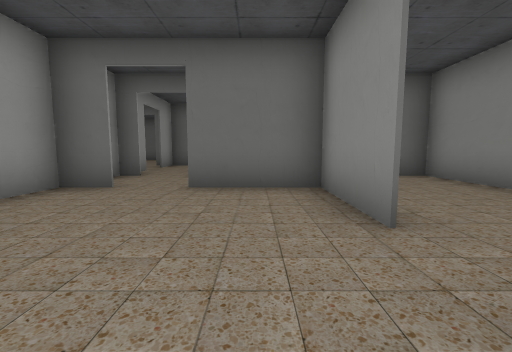
view 1 (above)

24 first-person views from a walk through a Unity game level. The camera is 1.3 m above the floor, tilts 6° down and sees 90° across. The floor is counted in squares, 2 m on a side. Each view is taken from the middle of a square. On the plan, view 1 faces up. The plan holds only what a view shows up to about 9 squares ahead; the rest is blank. Some animated figures are not drawn.

view 2
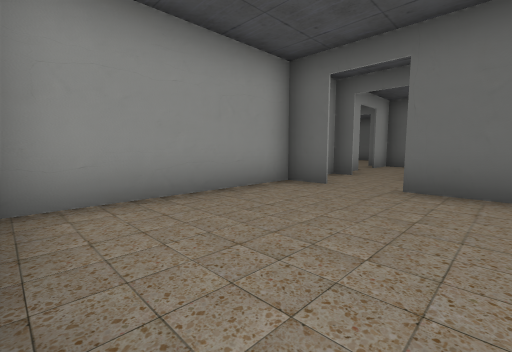

view 3
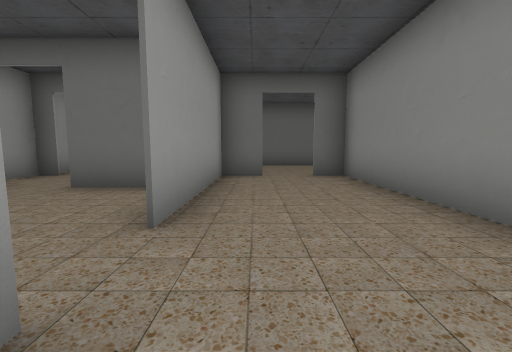

view 4
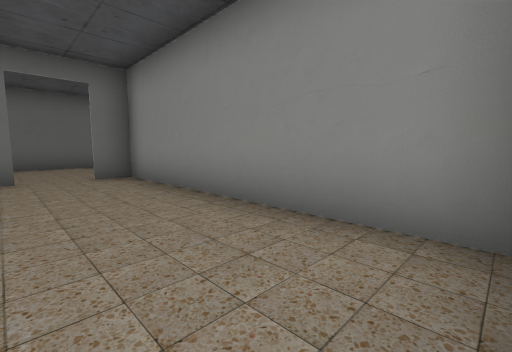

view 5
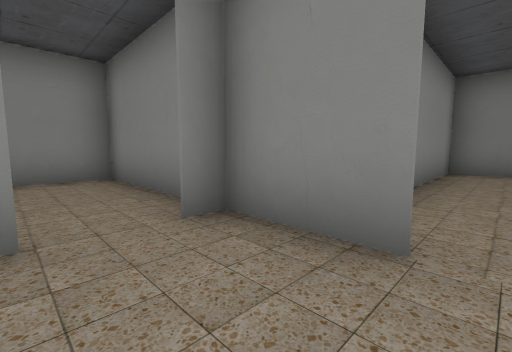

view 6
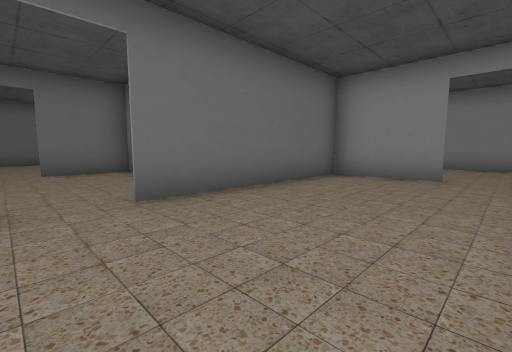

view 7
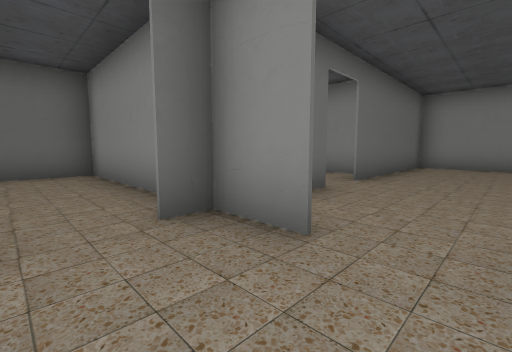

view 8
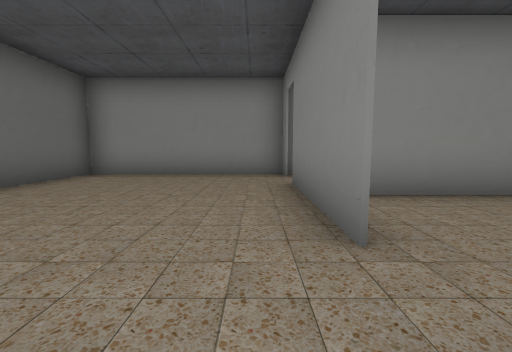

view 9
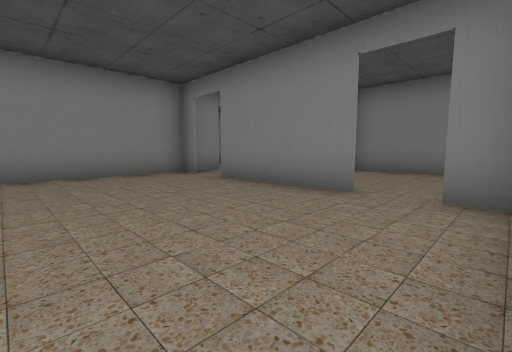

view 10
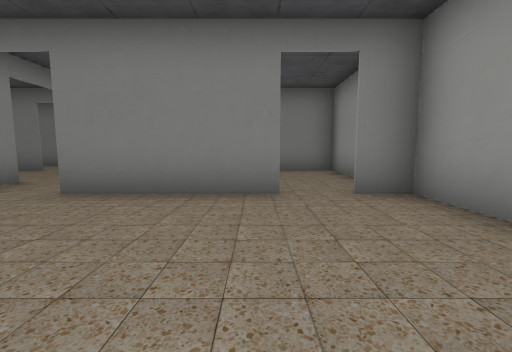

view 11
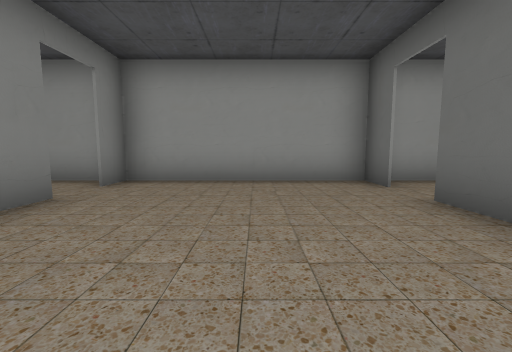

view 12
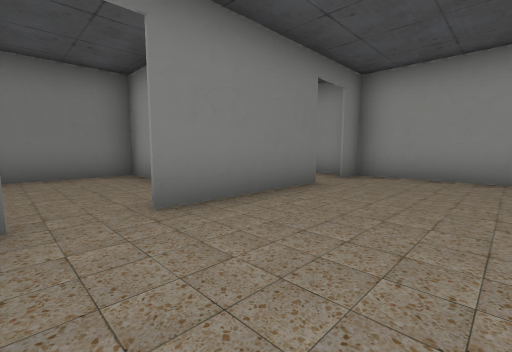

view 13
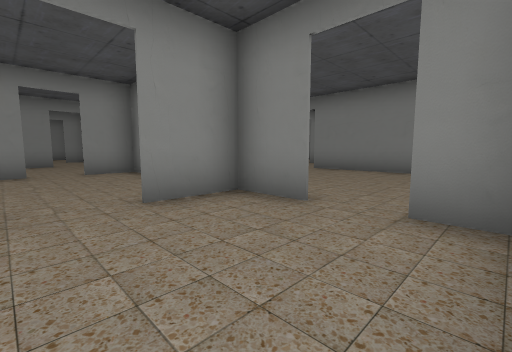

view 14
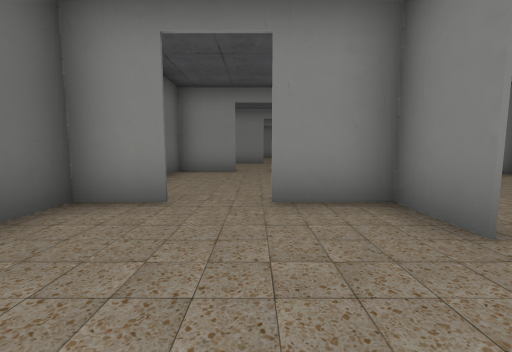

view 15
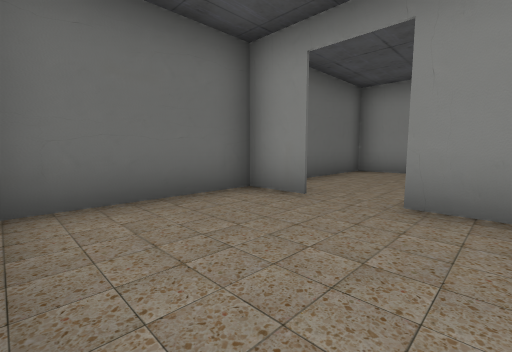

view 16
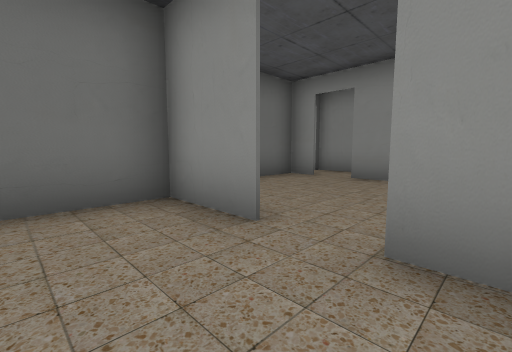

view 17
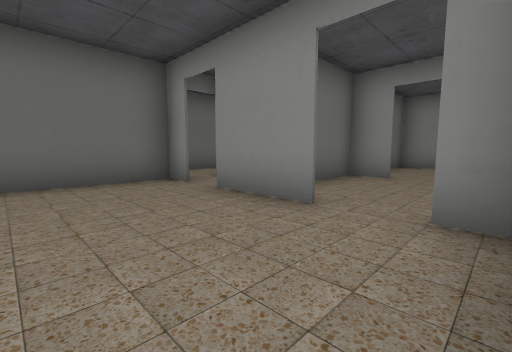

view 18
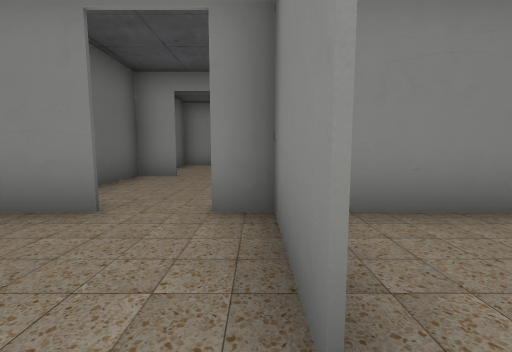

view 19
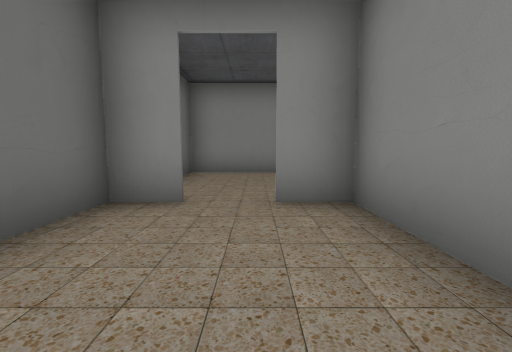

view 20
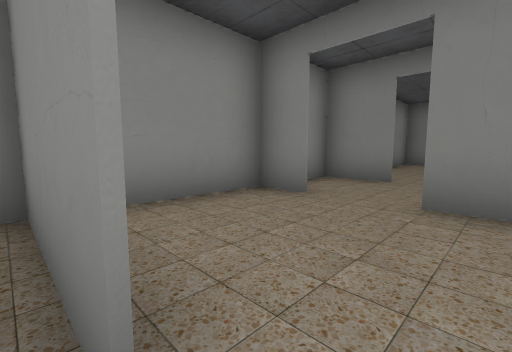

view 21
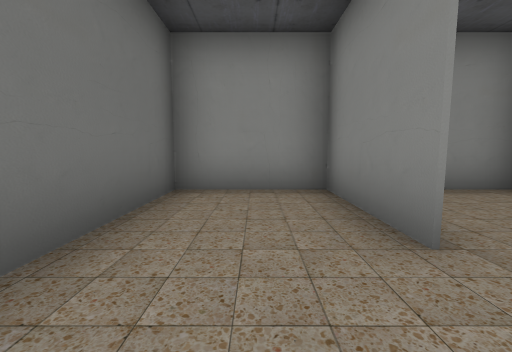

view 22
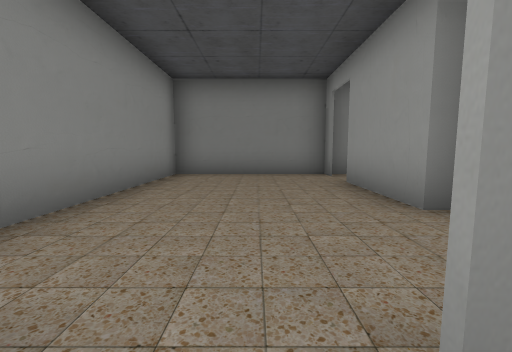

view 23
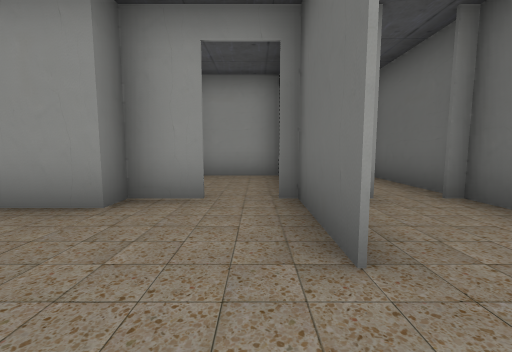

view 24
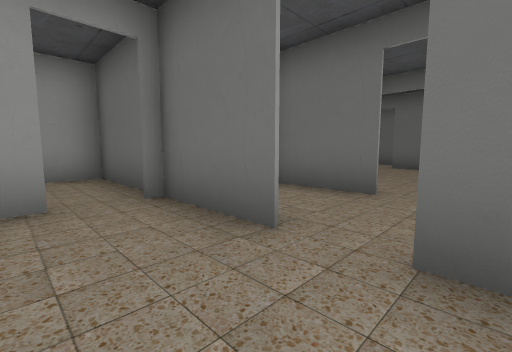

### Floor plan
Ten units are one square. View 1 is at (0, 0); x grows to the right and y downward. Boxes are objects, and circles mark ways between rooms. Rooms are numbered by the first view taken in them; rooms with no view inside come last. Other rooms are left out.
<svg viewBox="-109 -209 205 216">
<path fill="none" stroke="#000" d="M11 -20 11 -43 -12 -43M-33 -34 -33 1M-24 -43 -34 -43M30 2 42 2 42 -63 34 -63M22 -63 12 -63 12 -20M34 -63 54 -63M-10 -103 -15 -103M-16 -63 -8 -63M51 -79 51 -103 1 -103M-33 -79 -33 -64M51 -62 51 -69M-33 -95 -33 -90M-63 -75 -63 -62M-61 -63 -39 -63M-84 -103 -51 -103M-40 -103 -34 -103 -40 -103M-104 -103 -94 -103M-92 -153 -104 -153M-103 -146 -103 -106M-34 -90 -34 -153 -82 -153M-103 -168 -103 -146M-82 -153 -69 -153 -69 -169M-101 -153 -92 -153M-69 -180 -69 -193 -101 -193M-24 -175 -24 -193 -51 -193M-30 -153 -24 -153 -24 -166M16 -109 16 -155M21 -148 -4 -148M16 -166 16 -186M16 -195 16 -202M21 -203 -11 -203M-4 -148 16 -148M31 -191 31 -204M65 -179 91 -179M91 -181 91 -203 51 -203M68 -148 21 -148M76 -126 91 -126 91 -156M81 -148 91 -148M52 -103 52 -79M68 -126 56 -126M47 -114 47 -103M81 -126 76 -126M52 -69 52 -62M54 -63 91 -63 91 -110M-64 -72 -64 -95M-103 -106 -103 -63 -61 -63M91 -178 80 -178M91 -156 91 -181M56 -148 68 -148M51 -169 51 -178 35 -178M31 -148 56 -148M51 -148 51 -159M56 -126 17 -126 17 -106M47 -136 47 -122M47 -103 52 -103"/>
<circle cx="10" cy="-15" r="3" fill="#2a7"/>
<circle cx="30" cy="-60" r="3" fill="#2a7"/>
<circle cx="-30" cy="-85" r="3" fill="#2a7"/>
<circle cx="-5" cy="-100" r="3" fill="#2a7"/>
<circle cx="50" cy="-70" r="3" fill="#2a7"/>
<circle cx="-45" cy="-100" r="3" fill="#2a7"/>
<circle cx="-90" cy="-150" r="3" fill="#2a7"/>
<circle cx="-90" cy="-100" r="3" fill="#2a7"/>
<circle cx="-70" cy="-175" r="3" fill="#2a7"/>
<circle cx="-20" cy="-170" r="3" fill="#2a7"/>
<circle cx="-10" cy="-150" r="3" fill="#2a7"/>
<circle cx="20" cy="-160" r="3" fill="#2a7"/>
<circle cx="60" cy="-180" r="3" fill="#2a7"/>
<circle cx="70" cy="-130" r="3" fill="#2a7"/>
<circle cx="75" cy="-150" r="3" fill="#2a7"/>
<circle cx="50" cy="-120" r="3" fill="#2a7"/>
<circle cx="50" cy="-160" r="3" fill="#2a7"/>
<text x="-10" y="-20">1</text>
<text x="30" y="-30">2</text>
<text x="10" y="-80">3</text>
<text x="-40" y="-80">4</text>
<text x="-70" y="-120">5</text>
<text x="-90" y="-170">6</text>
<text x="-40" y="-170">7</text>
<text x="-10" y="-130">8</text>
<text x="0" y="-180">9</text>
<text x="60" y="-190">10</text>
<text x="60" y="-140">11</text>
<text x="70" y="-100">12</text>
<text x="-90" y="-80">13</text>
<text x="70" y="-170">14</text>
<text x="40" y="-160">15</text>
<text x="40" y="-120">16</text>
</svg>
Room 1 opens to room 2. Room 2 opens to room 3. Room 3 opens to room 4. Room 3 opens to room 8. Room 3 opens to room 12. Room 4 opens to room 5. Room 5 opens to room 6. Room 5 opens to room 13. Room 6 opens to room 7. Room 7 opens to room 9. Room 8 opens to room 9. Room 9 opens to room 15. Room 10 opens to room 14. Room 11 opens to room 12. Room 11 opens to room 14. Room 12 opens to room 16. Room 14 opens to room 15.

Where each view was taken, in squares from view 1:
view 1: 0 up, 0 right, facing up
view 2: 0 up, 0 right, facing up-left
view 3: 0 up, 2 right, facing up
view 4: 0 up, 2 right, facing up-right
view 5: 8 up, 3 right, facing down-right
view 6: 7 up, 1 left, facing up-right
view 7: 8 up, 5 left, facing up-right
view 8: 11 up, 10 left, facing right
view 9: 14 up, 10 left, facing down-right
view 10: 14 up, 8 left, facing down
view 11: 13 up, 5 left, facing left
view 12: 13 up, 4 left, facing down-left
view 13: 18 up, 10 left, facing down-right
view 14: 17 up, 10 left, facing right
view 15: 16 up, 10 left, facing up-right
view 16: 16 up, 4 left, facing up-right
view 17: 15 up, 1 left, facing up-right
view 18: 15 up, 1 left, facing right
view 19: 16 up, 2 right, facing right
view 20: 18 up, 6 right, facing down-right
view 21: 19 up, 5 right, facing right
view 22: 13 up, 7 right, facing down
view 23: 12 up, 8 right, facing left
view 24: 11 up, 8 right, facing up-left
